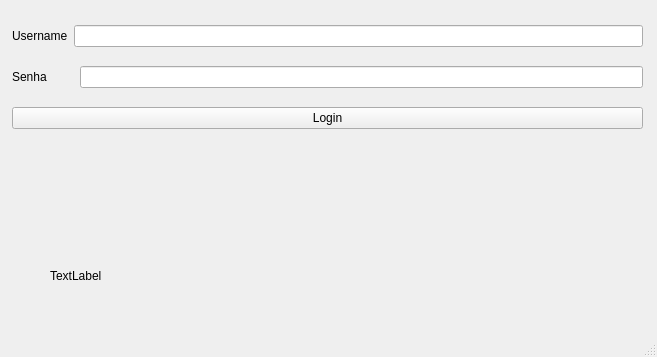
<?xml version="1.0" encoding="UTF-8"?>
<ui version="4.0">
 <class>JanelaLogin</class>
 <widget class="QMainWindow" name="JanelaLogin">
  <property name="geometry">
   <rect>
    <x>0</x>
    <y>0</y>
    <width>657</width>
    <height>357</height>
   </rect>
  </property>
  <property name="windowTitle">
   <string>JanelaLogin</string>
  </property>
  <widget class="QWidget" name="centralwidget">
   <widget class="QLabel" name="label">
    <property name="geometry">
     <rect>
      <x>50</x>
      <y>250</y>
      <width>501</width>
      <height>51</height>
     </rect>
    </property>
    <property name="text">
     <string>TextLabel</string>
    </property>
   </widget>
   <widget class="QWidget" name="">
    <property name="geometry">
     <rect>
      <x>12</x>
      <y>12</y>
      <width>631</width>
      <height>131</height>
     </rect>
    </property>
    <layout class="QVBoxLayout" name="verticalLayout">
     <item>
      <layout class="QHBoxLayout" name="horizontalLayout">
       <item>
        <widget class="QLabel" name="label_2">
         <property name="text">
          <string>Username</string>
         </property>
        </widget>
       </item>
       <item>
        <widget class="QLineEdit" name="txt_username"/>
       </item>
      </layout>
     </item>
     <item>
      <layout class="QHBoxLayout" name="horizontalLayout_2">
       <item>
        <widget class="QLabel" name="label_3">
         <property name="text">
          <string>Senha</string>
         </property>
        </widget>
       </item>
       <item>
        <spacer name="horizontalSpacer">
         <property name="orientation">
          <enum>Qt::Horizontal</enum>
         </property>
         <property name="sizeType">
          <enum>QSizePolicy::Preferred</enum>
         </property>
         <property name="sizeHint" stdset="0">
          <size>
           <width>27</width>
           <height>20</height>
          </size>
         </property>
        </spacer>
       </item>
       <item>
        <widget class="QLineEdit" name="txt_senha">
         <property name="echoMode">
          <enum>QLineEdit::Password</enum>
         </property>
        </widget>
       </item>
      </layout>
     </item>
     <item>
      <layout class="QHBoxLayout" name="horizontalLayout_3">
       <item>
        <widget class="QPushButton" name="btn_login">
         <property name="text">
          <string>Login</string>
         </property>
        </widget>
       </item>
      </layout>
     </item>
    </layout>
   </widget>
  </widget>
  <widget class="QMenuBar" name="menubar">
   <property name="geometry">
    <rect>
     <x>0</x>
     <y>0</y>
     <width>657</width>
     <height>22</height>
    </rect>
   </property>
  </widget>
  <widget class="QStatusBar" name="statusbar"/>
 </widget>
 <resources/>
 <connections/>
</ui>
